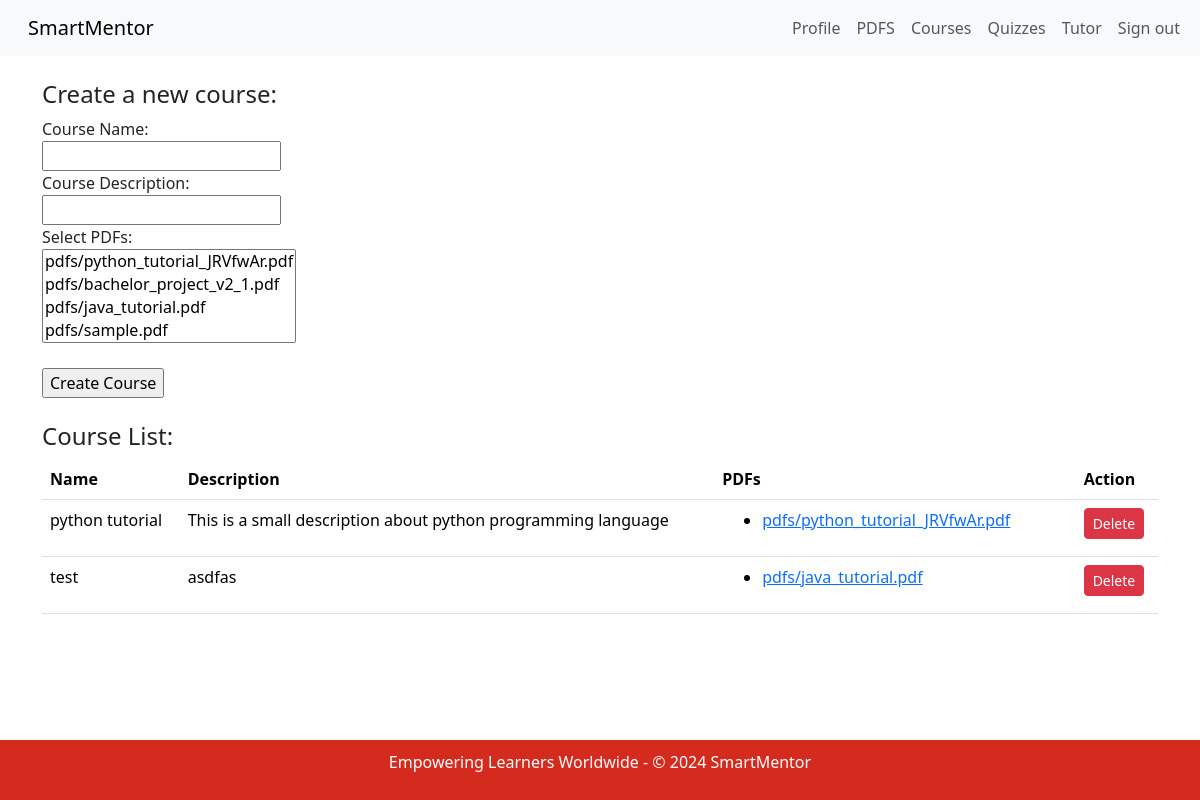
/teacher/courses (signed in), run on the app's committed database.
### app/models.py (models this page shows, shortened)
class Course(models.Model):
    name = models.CharField(max_length=50, default='course')
    description = models.CharField(max_length=200, default='Default description')
    pdfs = models.ManyToManyField(PDF, blank=True, related_name='courses')
    time_created = models.DateTimeField(auto_now_add=True, null=True)
    teacher = models.ForeignKey('Teacher', on_delete=models.CASCADE, related_name='courses', default=Teacher.get_default_teacher)

class PDF(models.Model):
    file = models.FileField(upload_to='pdfs/')
    uploaded_by = models.ForeignKey('Teacher', on_delete=models.CASCADE)

### app/views.py (the view, shortened to what this page needs)
# urls.py: path('teacher/courses', TeacherCourseView.as_view(), name='teacher_courses'),
class TeacherCourseView(LoginRequiredMixin, ListView):
    model = Course
    form_class = CourseForm
    template_name = 'app/teacher_course.html'
    def get_queryset(self):
        if hasattr(self.request.user, 'teacher'):
            return Course.objects.filter(teacher=self.request.user.teacher)
        else:
            return Course.objects.none()

### app/templates/app/teacher_course.html (shortened to what this page needs)
{% extends "app/base.html" %}
{% block content %}
    {% if user.is_authenticated %}
        {% if user.profile.role == 'teacher' %}
            <nav class="navbar navbar-expand-lg bg-body-tertiary">
                <div class="container-fluid">
                    <a class="navbar-brand" href="/">SmartMentor</a>
                    <div class="collapse navbar-collapse" id="navbarSupportedContent">
                        <ul class="navbar-nav me-auto mb-2 mb-lg-0">
                            <li class="nav-item">
                                <a class="nav-link" href="{% url 'teacher_profile' %}">Profile</a>
                            </li>
                            <li class="nav-item">
                                <a class="nav-link" href="{% url 'teacher_pdfs' %}">PDFS</a>
                            </li>
                              <li class="nav-item">
                                  <a class="nav-link" href="{% url 'teacher_courses' %}">Courses</a>
                              </li>
                            <li class="nav-item">
                                <a class="nav-link" href="{% url 'teacher_quiz' %}">Quizzes</a>
                            </li>
                            <li class="nav-item">
                                <a class="nav-link" href="{% url 'teacher_ai_tutor' %}">Tutor</a>
                            </li>
                            <li class="nav-item">
                                <form action="{% url 'logout' %}" method="post" style="margin: 0">
                                    <button type="submit" class="nav-link" style="background: none; border: none; cursor: pointer;">Sign out</button>
                                </form>
                            </li>
                        </ul>
                    </div>
                </div>
            </nav>
            <br />
            <div class="container-xl">
                <section>
                    <h4>Create a new course:</h4>
                    <form action="{% url 'course_create' %}" method="post">
                        <label for="name">Course Name:</label><br>
                        <input type="text" id="name" name="name"><br>
                        <label for="description">Course Description:</label><br>
                        <input type="text" id="description" name="description"><br>
                        <label for="pdfs">Select PDFs:</label><br>
                        <select id="pdfs" name="pdfs" multiple>
                            {% for pdf in user.teacher.pdfs.all %}
                                <option value="{{ pdf.id }}">{{ pdf.file.name }}</option>
                            {% endfor %}
                        </select><br><br>
                        <input type="submit" value="Create Course">
                    </form>
                </section>
            </div>
            <br />
            <div class="container-xl">
                <section>
                    <h4>Course List:</h4>
                    {% if user.profile.teacher.courses_list.all %}
                        <table class="table">
                            <thead>
                                <tr>
                                    <th>Name</th>
                                    <th>Description</th>
                                    <th>PDFs</th>
                                    <th>Action</th>
                                </tr>
                            </thead>
                            <tbody>
                                {% for course in user.profile.teacher.courses_list.all %}
                                    <tr>
                                        <td>{{ course.name }}</td>
                                        <td>{{ course.description }}</td>
                                        <td>
                                            <ul>
                                                {% for pdf in course.pdfs.all %}
                                                    <li><a href="{{ pdf.file.url }}">{{ pdf.file.name }}</a></li>
                                                {% endfor %}
                                            </ul>
                                        </td>
                                        <td>
                                            <form method="post" action="{% url 'course_delete' course.id %}">
                                                <button type="submit" class="btn btn-danger btn-sm">Delete</button>
                                            </form>
                                        </td>
                                    </tr>
                                {% endfor %}
                            </tbody>
                        </table>
                    {% else %}
                        <p>No courses created, must upload pdfs to create course!</p>
                    {% endif %}
                </section>
            </div>
            <br />
            <br />
            <br />
            <br />
            <br />
            <br />
            <br />
        {% else %}
            <h1>Access Denied</h1>
            <p>You are not authorized to view this page. Please <a href="/">back</a> to home.</p>
        {% endif %}
    {% endif %}
{% endblock %}

### data on the page
Course: name "python tutorial", description "This is a small description about python programming language"
PDF: {{ pdf.id }} 1 (drawn), file.name "pdfs/python_tutorial_JRVfwAr.pdf"
Course: name "test", description "asdfas"
PDF: {{ pdf.id }} 3 (drawn), file.name "pdfs/java_tutorial.pdf"
